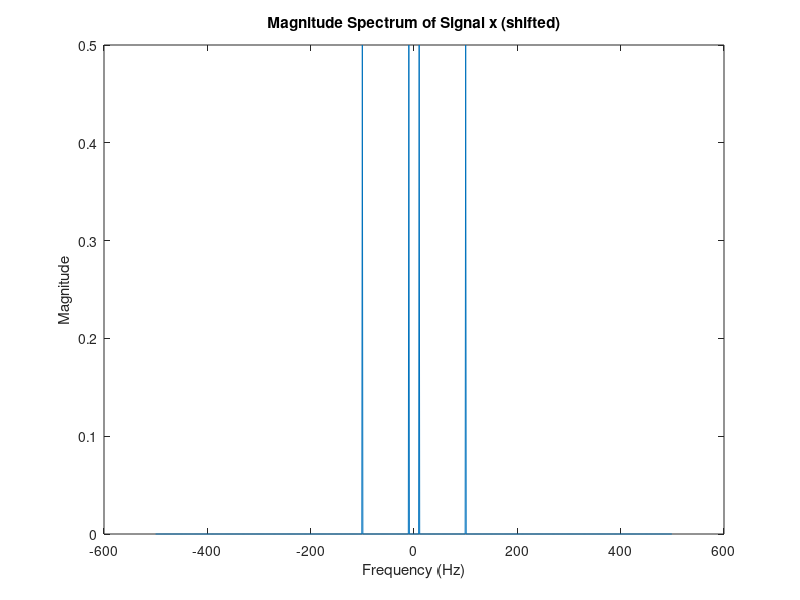
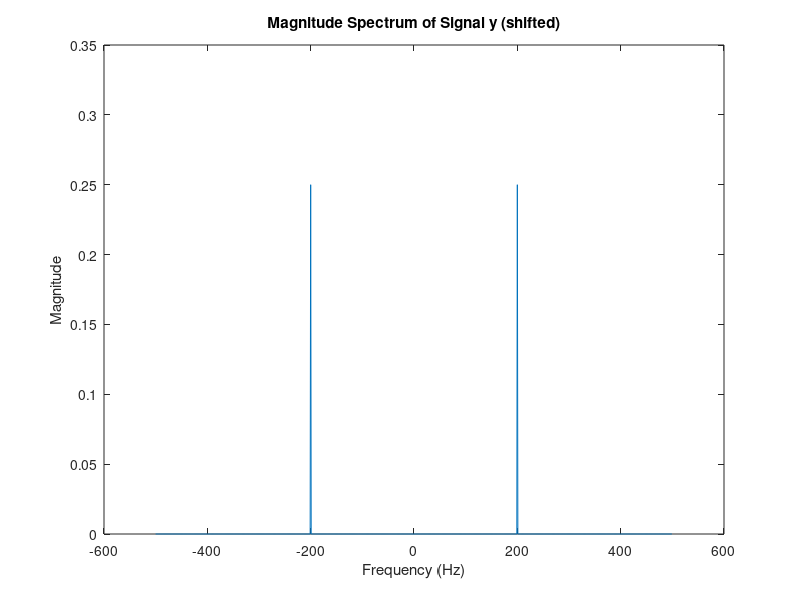

Reproduce these figures in MATLAB, in order.
% Generate a test signal
Fs = 1000; % Sampling frequency (Hz)
t = 0:1/Fs:1-1/Fs; % Time vector (seconds)
f1 = 10; % Frequency of signal 1 (Hz)
f2 = 100; % Frequency of signal 2 (Hz)
x = sin(2*pi*f1*t) + sin(2*pi*f2*t); % Signal with two frequencies

% Generate another test signal
y = 0.5*sin(2*pi*200*t); % Another test signal

% Compute the FFT of the signals
X = fft(x); % Compute FFT of signal x
Y = fft(y); % Compute FFT of signal y

% Shift the FFTs
X_shifted = fftshift(X); % Shift zero frequency to center for signal x
Y_shifted = fftshift(Y); % Shift zero frequency to center for signal y

% Frequency vector
N = length(x); % Number of samples
f = Fs*(-N/2:N/2-1)/N; % Frequency vector (Hz)

% Plot the magnitude spectrum of signal x
figure;
plot(f, abs(X_shifted)/N);
xlabel('Frequency (Hz)');
ylabel('Magnitude');
title('Magnitude Spectrum of Signal x (shifted)');

% Plot the magnitude spectrum of signal y
figure;
plot(f, abs(Y_shifted)/N);
xlabel('Frequency (Hz)');
ylabel('Magnitude');
title('Magnitude Spectrum of Signal y (shifted)');
